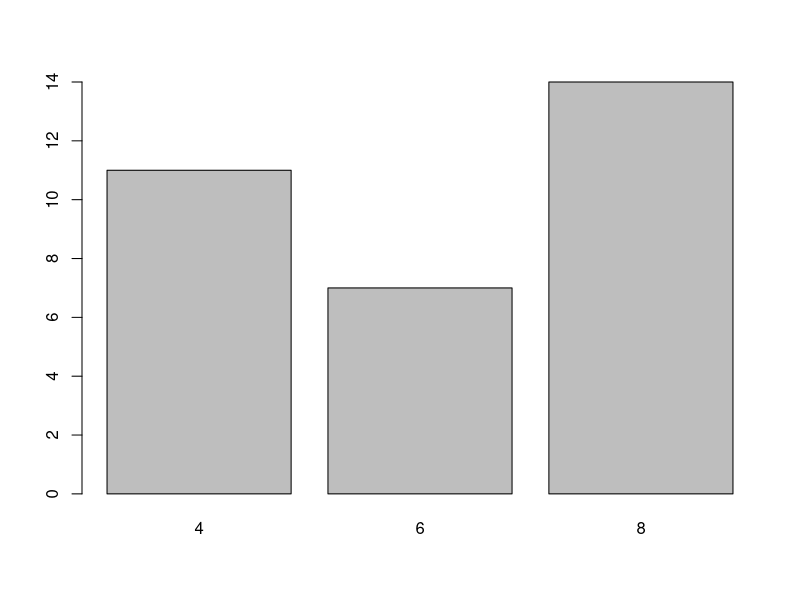
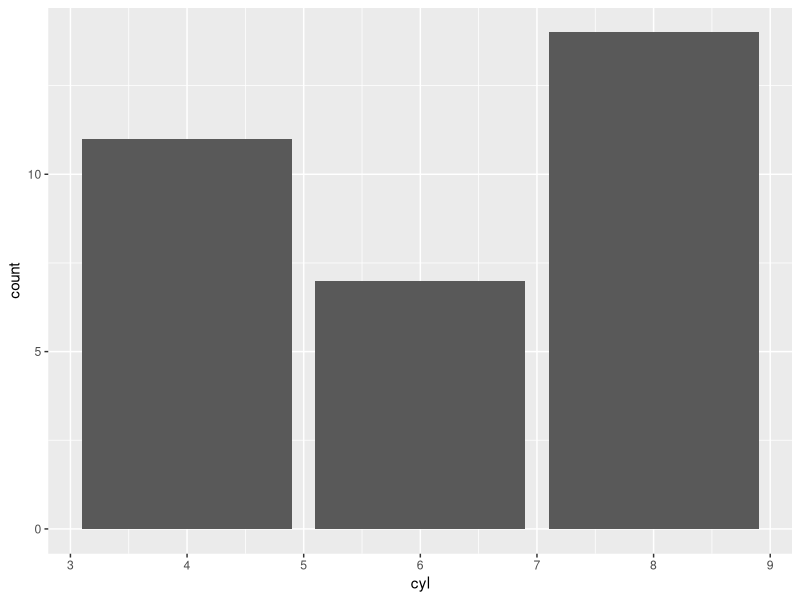
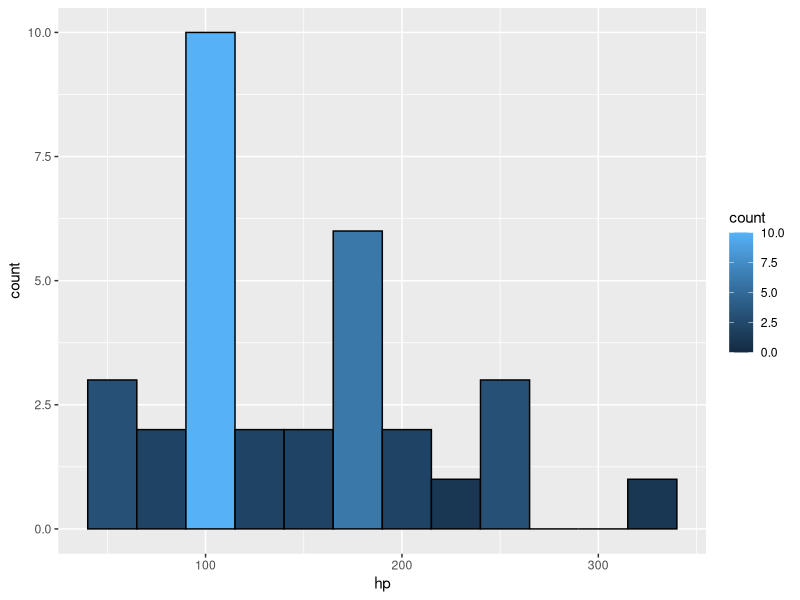
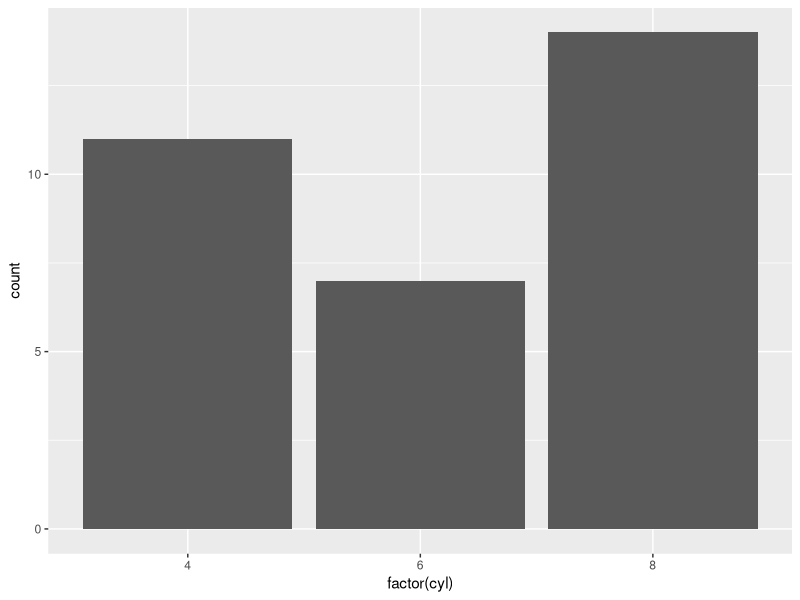
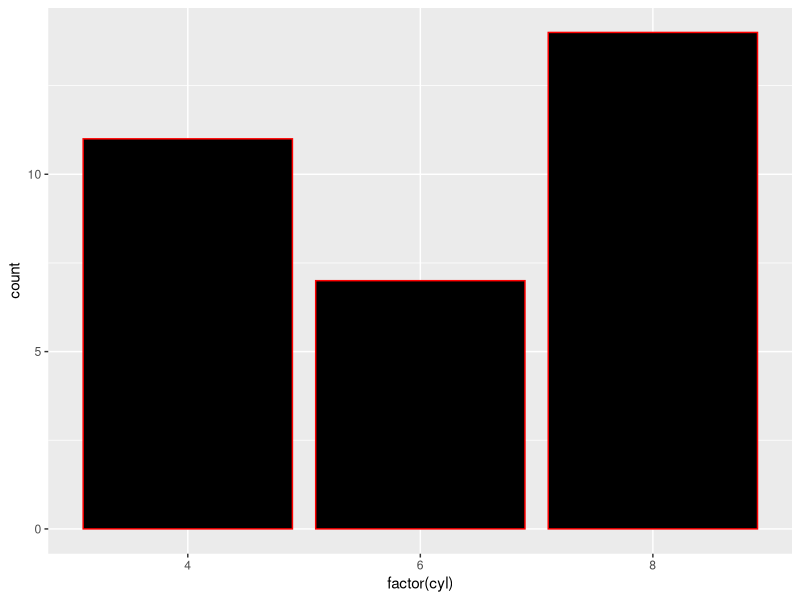
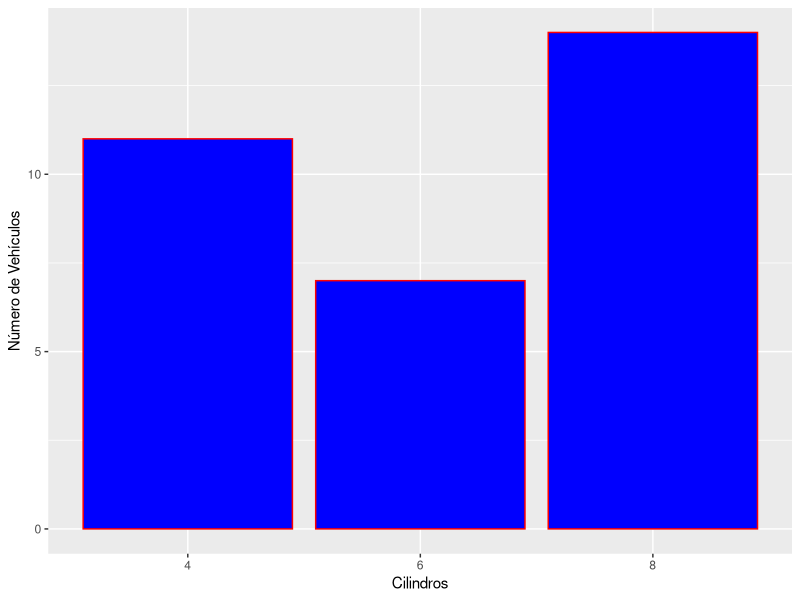
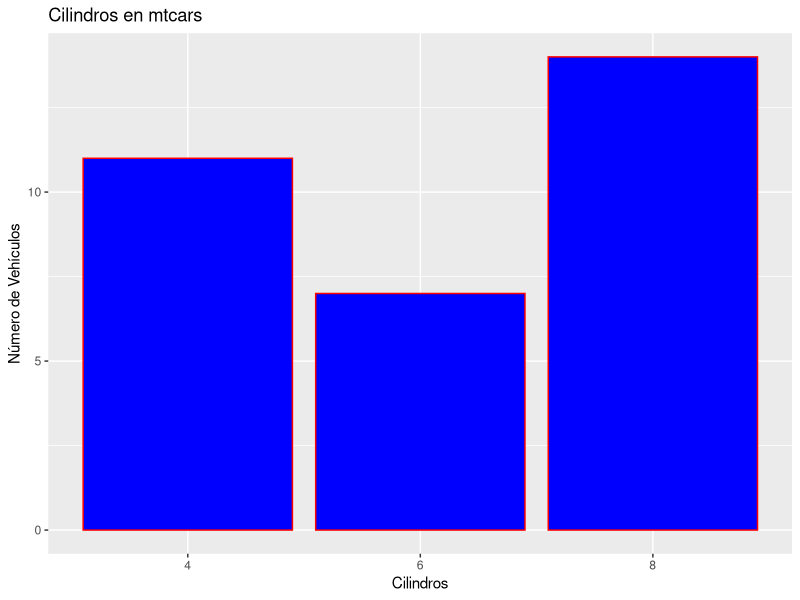
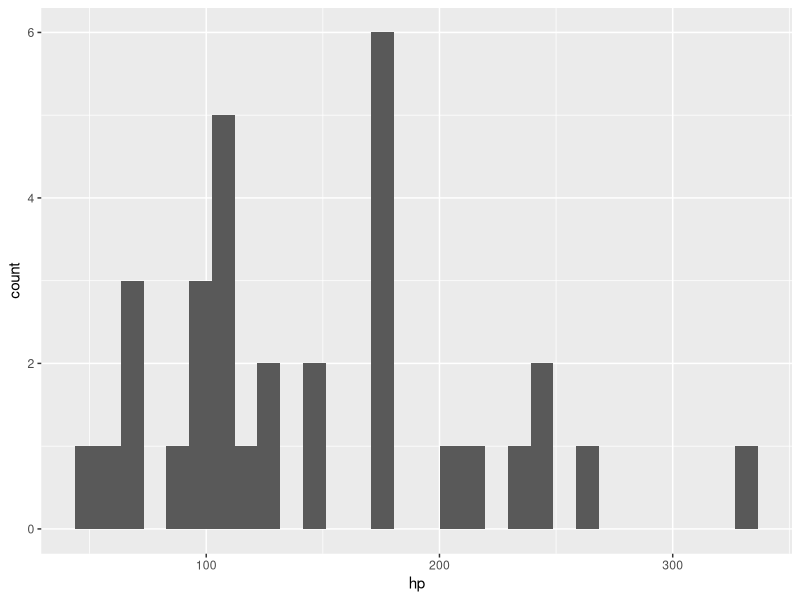

R code for these plots, in order:
## ---- chunk 1
knitr::opts_chunk$set(echo = TRUE)
## ---- chunk 2
count <- table(mtcars$cyl)
barplot(count)
## ---- chunk 3
if("ggplot2" %in% rownames(installed.packages()) == FALSE) {install.packages("ggplot2")}
library(ggplot2)
## ---- chunk 4
#qplot(mtcars$cyl,geom = "bar")
ggplot(data=mtcars, aes(x=cyl))+
  geom_bar()
## ---- chunk 5
# Revisando información algunas partes de código ya no se usan de esa manera pero para mantener la linea de curso las usare y luego escribiré un comentario de como se esta usando actualmente.

ggplot(data= mtcars, aes(hp)) +
  geom_histogram(breaks=seq(40,350, by = 25),
                 colour=I("black"),
                 aes(fill=..count..))  # esta linea del código ya no se escribe de esta manera si no que así aes(fill=after_stat(count))
## ---- chunk 6
mtcars
## ---- chunk 7
?mtcars
## ---- chunk 8
head(mtcars)
## ---- chunk 9
tail(mtcars)
## ---- chunk 10
summary(mtcars)
## ---- chunk 11
mean(mtcars$cyl)
## ---- chunk 12
#if("ggplot2" %in% rownames(installed.packages()) == FALSE) {install.packages("ggplot2")}
#library(ggplot2)
## ---- chunk 13
#qplot(mtcars$cyl, geom="bar") # el código comentado arriba pertenece al código original del curso, la función qplot ha sido dada de baja en la versión de ggplot2 que estoy usando, así que generare el código correspondiente para que la demostración pueda seguir adelante
ggplot(data = mtcars,aes(x=factor(cyl))) + 
  geom_bar()
## ---- chunk 14
#?qplot
?ggplot
## ---- chunk 15
# qplot(mtcars$cyl, geom = "bar", fill = I("black"), colour = I("red")) esté código es el que esta originalmente en código

ggplot(data = mtcars,aes(x=factor(cyl))) + 
  geom_bar(colour = I("red"),
           fill = I("black"))
## ---- chunk 16
ggplot(data= mtcars, aes(x=factor(cyl))) +
  geom_bar(colour="red",
           fill="blue") +
  labs(x="Cilindros",y="Número de Vehículos")
## ---- chunk 17
ggplot(data=mtcars, aes(x=factor(cyl))) +
  geom_bar(colour="red",
           fill="blue")+
  labs(title = "Cilindros en mtcars", x="Cilindros", y="Número de Vehículos")
## ---- chunk 18
#qplot(mtcars$hp,geom="histogram")

ggplot(data=mtcars, aes(x=hp)) + 
  geom_histogram()

## ---- chunk 19
#qplot(mtcarsh$hp, geom="histogram",binwidth = 25)
ggplot(data=mtcars, aes(x=hp)) +
  geom_histogram(binwidth=25)
## ---- chunk 20
#qplot(mtcars$hp, geom="histogram",binwidth=25,colour= I("black))
ggplot(data = mtcars,aes(x=hp)) +
  geom_histogram(colour=I("black"),
                 binwidth = 25)
## ---- chunk 21
#qplot(mtcars$hp, geom="histogram", binwidth=25, colour=I("black"),xlim=c(50,350))
ggplot(data = mtcars,aes(x=hp))+
  geom_histogram(colour=I("black"),
                 binwidth = 25) + 
  xlim(50,350)
## ---- chunk 22
# qplot(mtcars$hp,geom="histogram",binwidth=25,colour=I("black"),xlim=c(80,200))
ggplot(data=mtcars,aes(x=hp)) + 
  geom_histogram(colour=I("black"),
                 binwidth = 25) + 
  xlim(80,200)
## ---- chunk 23
#qplot(mtcars$hp, geom="histogram",binwidth = 25, colour=I("black"),xlab="Horsepower",ylab="Number of Cars")
ggplot(data=mtcars,aes(x=hp)) +
  geom_histogram(colour=I("black"),
                 binwidth = 25) + 
  xlim(50,350) + 
  labs(x="Caballos de Fuerza",y="Número de Vehiculos")
## ---- chunk 24
#qplot(mtcars$hp, geom="histogram",binwidth=25, colour=I("black"),xlab="Horsepower,ylab="Number of Cars", alpha =I(0))
ggplot(data = mtcars, aes(x = hp)) +
  geom_histogram(binwidth = 25, colour = "black", alpha = 0) +  # Set alpha for slightly transparent bars
  labs(x = "Caballos de fuerza", y = "Número de Vehículos")  # Set axis labels

## ---- chunk 25
#qplot(mtcars$hp,geom="histogram", binwidth = 25, colour =I("black"),xlab="Horsepower", ylab="Number of Cars", alpha=I(0))
ggplot(data= mtcars, aes(x = hp)) +
  geom_histogram(colour="black",
                 binwidth = 25,
                 alpha=0)+
  labs(title="Histograma",x="Caballos de fuerza",y="Número de Vehiculos")
## ---- chunk 26
barp <- ggplot(mtcars, aes(x=1,y=sort(carb), fill=sort(carb)))+
  geom_bar(stat="identity")

print(barp)
## ---- chunk 27
barp<- barp+coord_polar(theta='y')
print(barp)
## ---- chunk 28
barp <- barp + coord_polar((theta="y"))
barp <- barp + theme(
  axis.line = element_blank(),
  axis.text.x = element_blank(),
  axis.text.y = element_blank(),
  axis.ticks = element_blank(),
  axis.title = element_blank())
print(barp)
## ---- chunk 29
barp <- barp + coord_polar(theta='y')
barp <- barp + theme(
    axis.line=element_blank(),
    axis.text.x=element_blank(),
    axis.text.y=element_blank(),
    axis.ticks=element_blank(),
    axis.title.y=element_blank(),
    panel.background=element_blank()) +
    labs(y="Carburetors")
print(barp)
